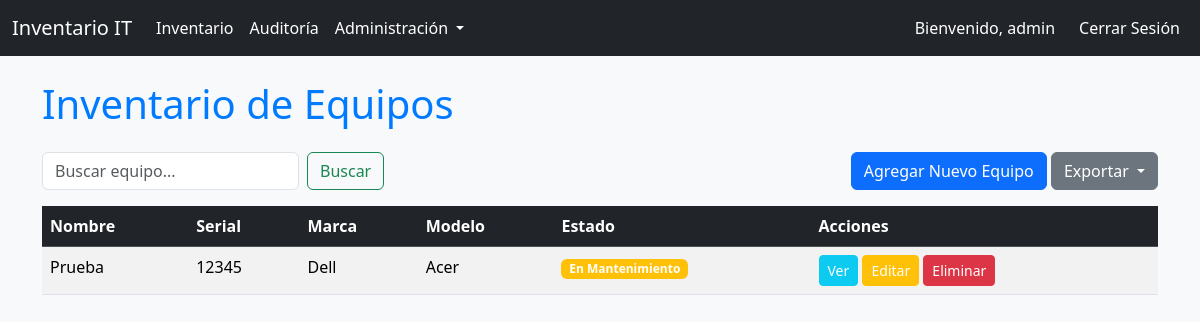
The page /inventario/ (signed in) on the database as committed earlier.
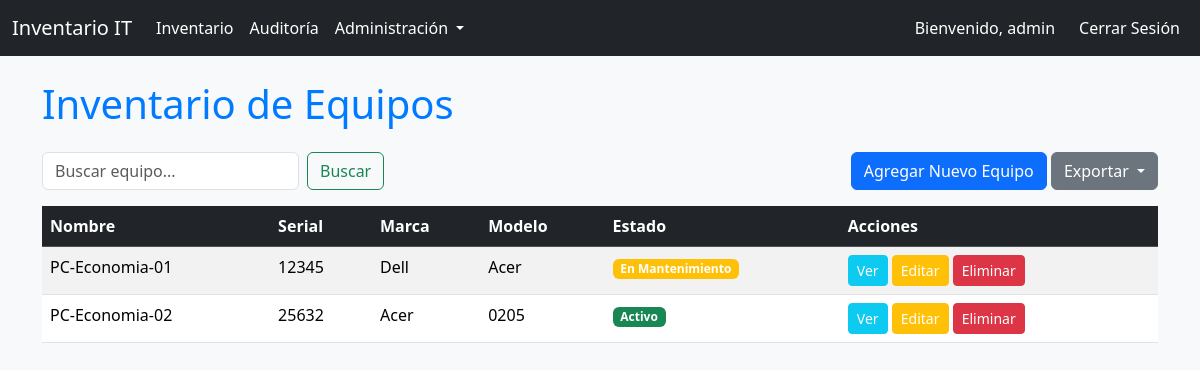
The same page on the database as committed later.
### inventario/models.py (models this page shows, shortened)
class Equipo(models.Model):
    TIPO_CHOICES = [
        ('servidor', 'Servidor'),
        ('pc', 'PC de escritorio'),
        ('portatil', 'Laptop'),
        ('monitor', 'Monitor'),
        ('impresora', 'Impresora'),
        ('otro', 'Otro'),
    ]
    ESTADO_CHOICES = [
        ('activo', 'Activo'),
        ('mantenimiento', 'En Mantenimiento'),
        ('baja', 'Dado de Baja'),
    ]
    nombre = models.CharField(max_length=200, help_text="Nombre descriptivo del equipo")
    tipo = models.CharField(max_length=50, choices=TIPO_CHOICES)
    marca = models.CharField(max_length=100)
    modelo = models.CharField(max_length=100)
    serial = models.CharField(max_length=150, unique=True, help_text="Número de serie único")
    ubicacion = models.CharField(max_length=200)
    estado = models.CharField(max_length=50, choices=ESTADO_CHOICES, default='activo')
    fecha_adquisicion = models.DateField()
    descripcion = models.TextField(blank=True, null=True)

### inventario/views.py (the view, shortened to what this page needs)
# urls.py: path('', views.lista_equipos, name='lista_equipos'),
@login_required
def lista_equipos(request):
    query = request.GET.get('q')
    equipos = Equipo.objects.all()
    return render(request, 'inventario/lista_equipos.html', {'equipos': equipos})

### templates/inventario/lista_equipos.html (shortened to what this page needs)
{% extends 'base.html' %}
{% block content %}
    <h1 class="mb-4">Inventario de Equipos</h1>
    <div class="d-flex justify-content-between mb-3">
        <form class="d-flex" method="GET" action="{% url 'lista_equipos' %}">
            <input class="form-control me-2" type="search" name="q" placeholder="Buscar equipo..." aria-label="Search" value="{{ request.GET.q }}">
            <button class="btn btn-outline-success" type="submit">Buscar</button>
        </form>
        <div>
            <a href="{% url 'agregar_equipo' %}" class="btn btn-primary">Agregar Nuevo Equipo</a>
            <div class="btn-group">
                <button type="button" class="btn btn-secondary dropdown-toggle" data-bs-toggle="dropdown" aria-expanded="false">
                    Exportar
                </button>
            </div>
        </div>
    </div>
    <div class="table-responsive">
        <table class="table table-striped table-hover">
            <thead class="table-dark">
                <tr>
                    <th>Nombre</th>
                    <th>Serial</th>
                    <th>Marca</th>
                    <th>Modelo</th>
                    <th>Estado</th>
                    <th>Acciones</th>
                </tr>
            </thead>
            <tbody>
                {% for equipo in equipos %}
                    <tr>
                        <td>{{ equipo.nombre }}</td>
                        <td>{{ equipo.serial }}</td>
                        <td>{{ equipo.marca }}</td>
                        <td>{{ equipo.modelo }}</td>
                        <td>
                            <span class="badge {% if equipo.estado == 'activo' %}bg-success{% elif equipo.estado == 'mantenimiento' %}bg-warning{% else %}bg-danger{% endif %}">{{ equipo.get_estado_display }}</span>
                        </td>
                        <td>
                            <a href="{% url 'detalle_equipo' equipo.pk %}" class="btn btn-sm btn-info">Ver</a>
                            <a href="{% url 'modificar_equipo' equipo.pk %}" class="btn btn-sm btn-warning">Editar</a>
                            <a href="{% url 'eliminar_equipo' equipo.pk %}" class="btn btn-sm btn-danger">Eliminar</a>
                        </td>
                    </tr>
                {% empty %}
                    <tr>
                        <td colspan="6" class="text-center">No se encontraron equipos.</td>
                    </tr>
                {% endfor %}
            </tbody>
        </table>
    </div>
{% endblock %}

Rows that differ between the two databases and show on the page:
changed Equipo "Dell": nombre "Prueba" → "PC-Economia-01"
added Equipo: nombre "PC-Economia-02", serial "25632", marca "Acer", modelo "0205", estado "Activo"
